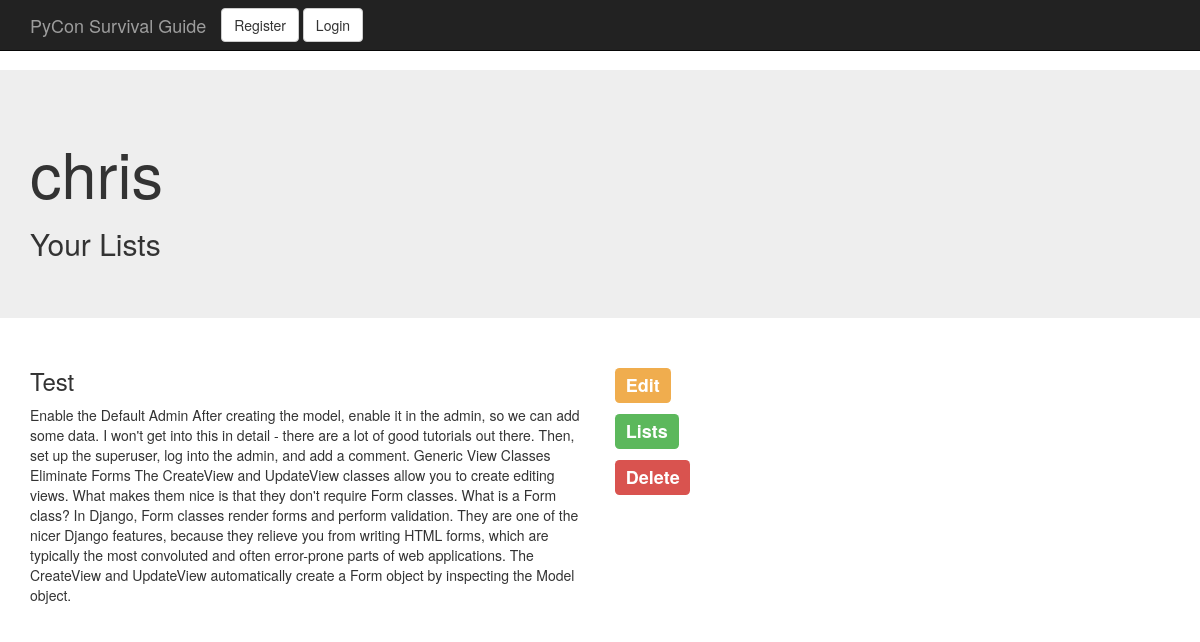
The page /talks/1/ on the database as committed earlier.
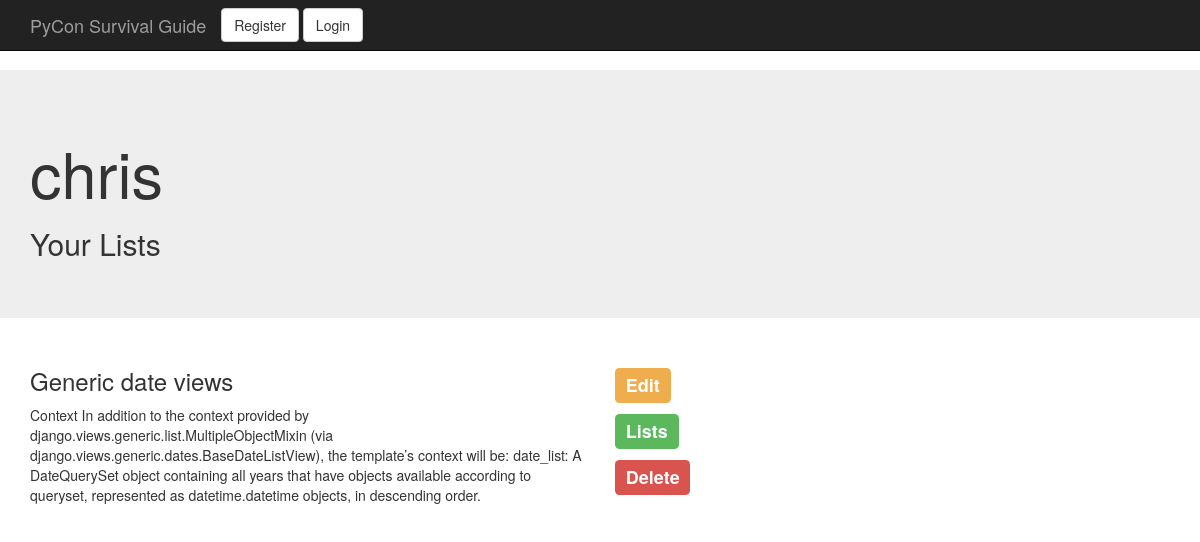
The same page on the database as committed later.
### talks/models.py (models this page shows, shortened)
class TalkList(models.Model):
	author = models.ForeignKey(User, related_name='lists')    #settings.AUTH_USER_MODEL
	title = models.CharField(max_length=50)
	text = models.TextField(max_length=1024)
	timestamp = models.DateTimeField(auto_now_add=True, auto_now=False)
	objects = models.Manager()
	test_objects = TestTalkManager()

### talks/views.py (the view)
# urls.py: url(r'^(?P<pk>\d+)/$', TalkDetailView.as_view(), name='talk_detail'),
class TalkDetailView(DetailView):
    model = TalkList
    template_name = 'talk_detail.html'

### templates/talk_detail.html (shortened to what this page needs)
{% extends 'base.html' %}
{% block headline %}
<h1>{{ object.author }}</h1>
<h2>Your Lists</h2>
{% endblock headline %}
{% block content %}
<div class="row">
    <div class="col-sm-6">
       		<p><h3>{{ object.title }}</h3></p>
       			<p>{{ object.text }}</p>
    </div>
    <div class="col-sm-6">
    	<p><h3><a href="{% url 'talk_edit' object.pk %}"><span class="label label-warning">Edit</span></a></h3></p>
    	<p><h3><a href="{% url 'talk_list' %}"><span class="label label-success">Lists</span></a></h3></p>
    	<p><h3><a href="{% url 'talk_delete' object.pk %}"><span class="label label-danger">Delete</span></a></h3></p>
    </div>
</div>
{% endblock %}

Rows that differ between the two databases and show on the page:
changed TalkList "chris": title "Test" → "Generic date views"; text "Enable the Default Admin After creating the model, enable it in the admin, so we can add some data. I won't get into this in detail - there are a lot of good tutorials out there. Then, set up the superuser, log into the admin, and add a comment. Generic View Classes Eliminate Forms The CreateView and UpdateView classes allow you to create editing views. What makes them nice is that they don't require Form classes. What is a Form class? In Django, Form classes render forms and perform validation. They are one of the nicer Django features, because they relieve you from writing HTML forms, which are typically the most convoluted and often error-prone parts of web applications. The CreateView…" → "Context In addition to the context provided by django.views.generic.list.MultipleObjectMixin (via django.views.generic.dates.BaseDateListView), the template’s context will be: date_list: A DateQuerySet object containing all years that have objects available according to queryset, represented as datetime.datetime objects, in descending order."
